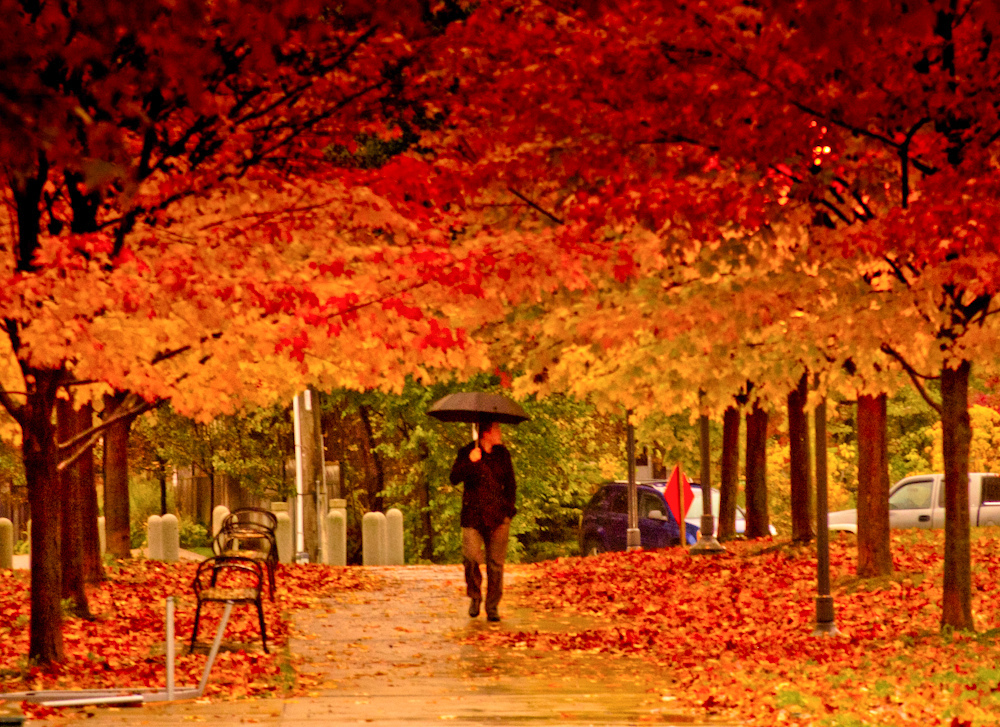
#> input picture images/autumn.jpg, 1000 x 727 px
$ python color-trans.py images/autumn.jpg images/bangkok.JPG images/bangkok.JPG
#> lines starting #> are read from the running program, lines starting #| are printed output that depends on the picture
"""
 ----------------------------------------------------
  @Author: tsukasa
  @Affiliation: Waseda University
  @Email: rinsa@suou.waseda.jp
  @Date: 2018-06-19 16:09:45
  @Last Modified by:   tsukasa
  @Last Modified time: 2018-06-19 17:15:23
 ----------------------------------------------------

  Usage:
   python color-trans.py argvs[1] argvs[2] argvs[3]...

   argvs[1]  :  src image   -->   style
   argvs[2]  :  target image

"""


import numpy as np
import cv2
import sys
import os


def image_stats(image):

  # compute the mean and standard deviation of each channel
  # --------------------------
  # create new function!!
  # |
  # v
  # --------------------------


  # return the color statistics
  return (lMean, lStd, aMean, aStd, bMean, bStd)


def scale_array(arr):

  # NumPy array that has been scaled to be in [0, 255] range

  # --------------------------
  # create new function!!
  # |
  # v
  # --------------------------

  return scaled_arr


## ------------------------------
## load arg
## ------------------------------
argvs = sys.argv
src = argvs[1]
tar = argvs[2]


## ------------------------------
## difine filename
## ------------------------------
filename_src, ext_src = os.path.splitext( os.path.basename(src) )
filename_tar, ext_tar = os.path.splitext( os.path.basename(tar) )
path_src, filefullname_src = os.path.split( src )
path_tar, filefullname_tar = os.path.split( tar )
output = os.path.join(path_src + '/result_src_' + filename_src + '_tar_' + filename_tar + ext_src)

# check name
print("src --> " + filefullname_src)
print("src --> " + filefullname_tar)


## ------------------------------
# load image as lab color
## ------------------------------
source = cv2.cvtColor(cv2.imread(src), cv2.COLOR_BGR2LAB).astype("float32")
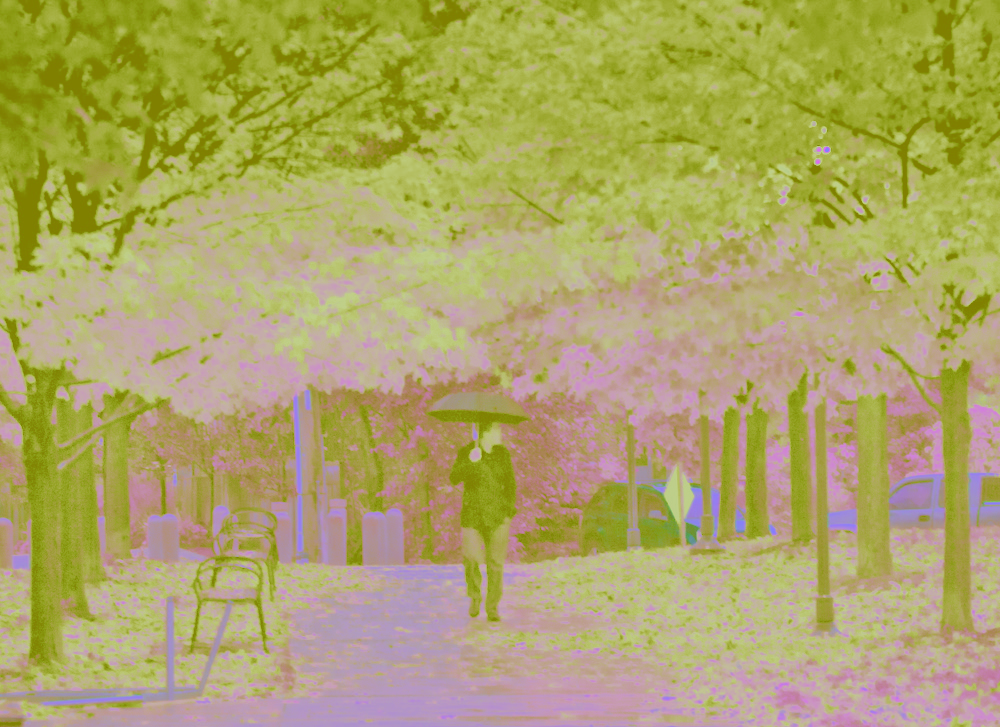
#> source: shape (727, 1000, 3) float32; mean B, G, R 104, 165.4, 174
target = cv2.cvtColor(cv2.imread(tar), cv2.COLOR_BGR2LAB).astype("float32")
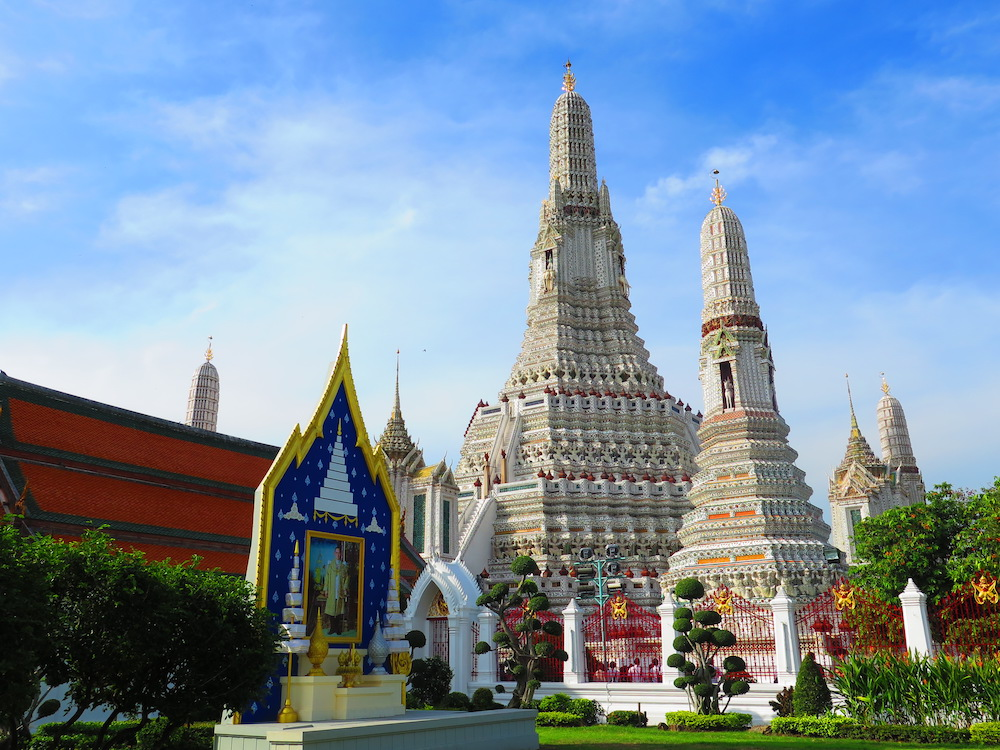
#> input picture images/bangkok.JPG, 1000 x 750 px
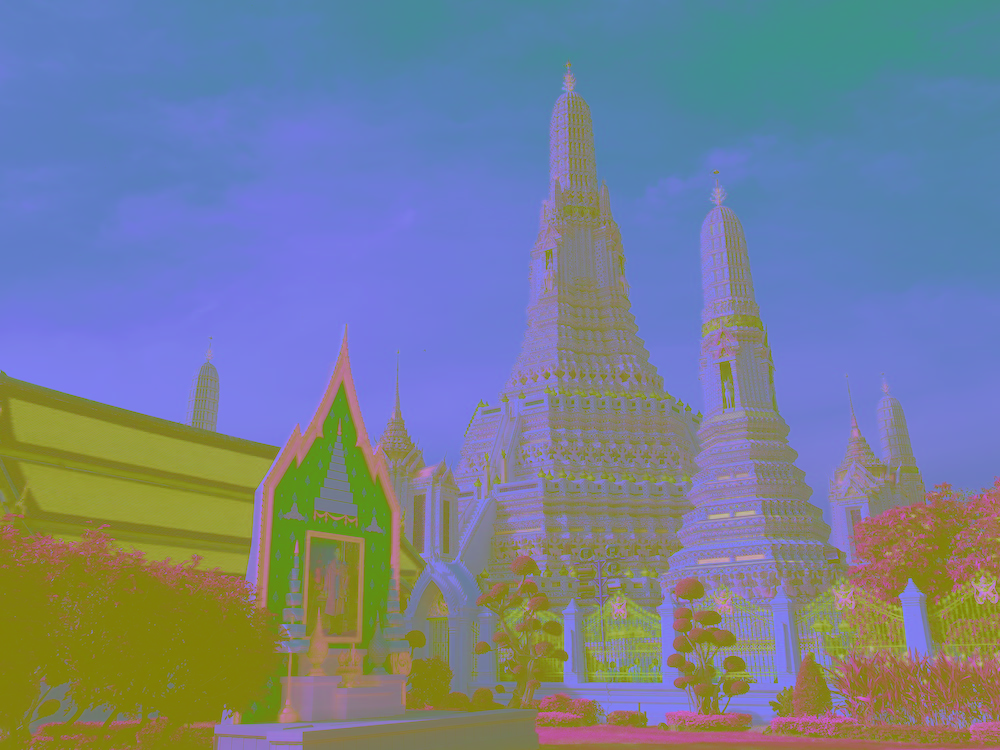
#> target: shape (750, 1000, 3) float32; mean B, G, R 147.5, 127.9, 116.7


## ------------------------------
# calculate std each channel
## ------------------------------

# ---------------------------------
# youn have to create new function here
# |
# v
#
# compute the mean and standard deviation of each channel
# like -->
# (lMeanSrc, lStdSrc, aMeanSrc, aStdSrc, bMeanSrc, bStdSrc) = image_stats(source)
# (lMeanTar, lStdTar, aMeanTar, aStdTar, bMeanTar, bStdTar) = image_stats(target)
#
# ---------------------------------


## ------------------------------
# apply color transfer
## ------------------------------
print("start color transfer")
# subtract the means from the target image
(l, a, b) = cv2.split(target)
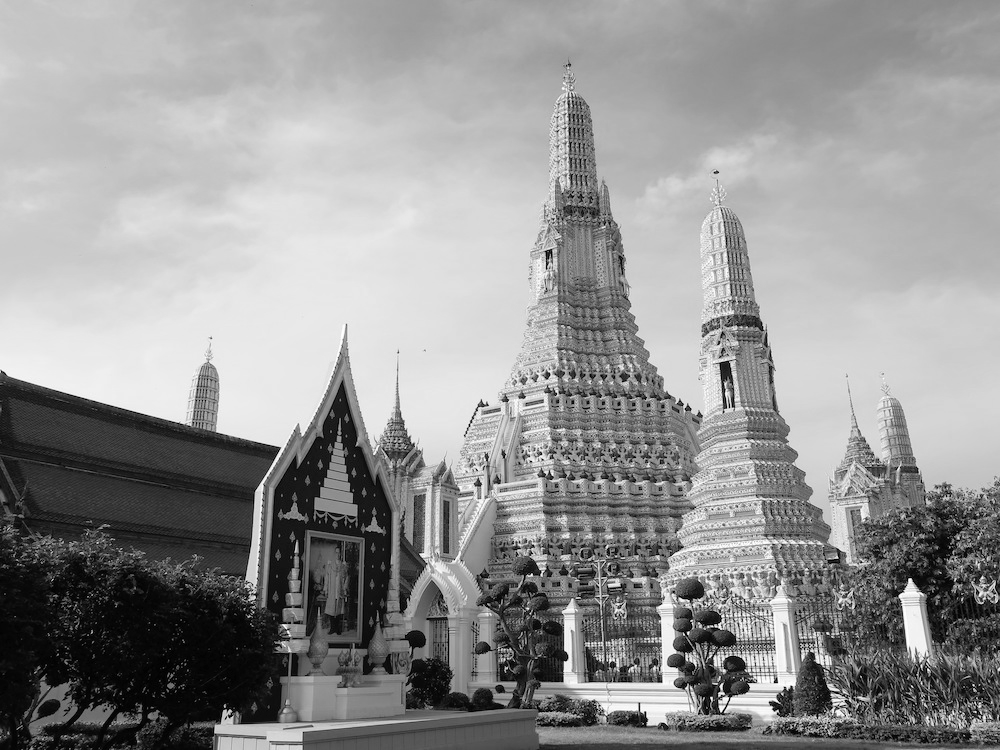
#> l: shape (750, 1000) float32; min 0, max 255, mean 147.5
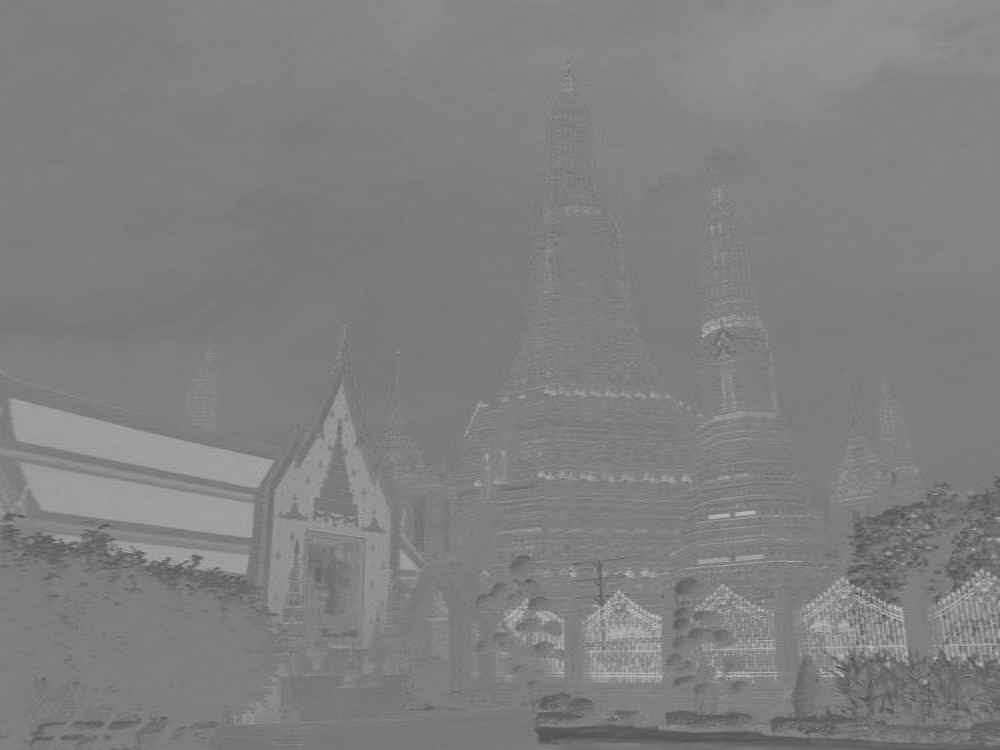
#> a: shape (750, 1000) float32; min 76, max 190, mean 127.9
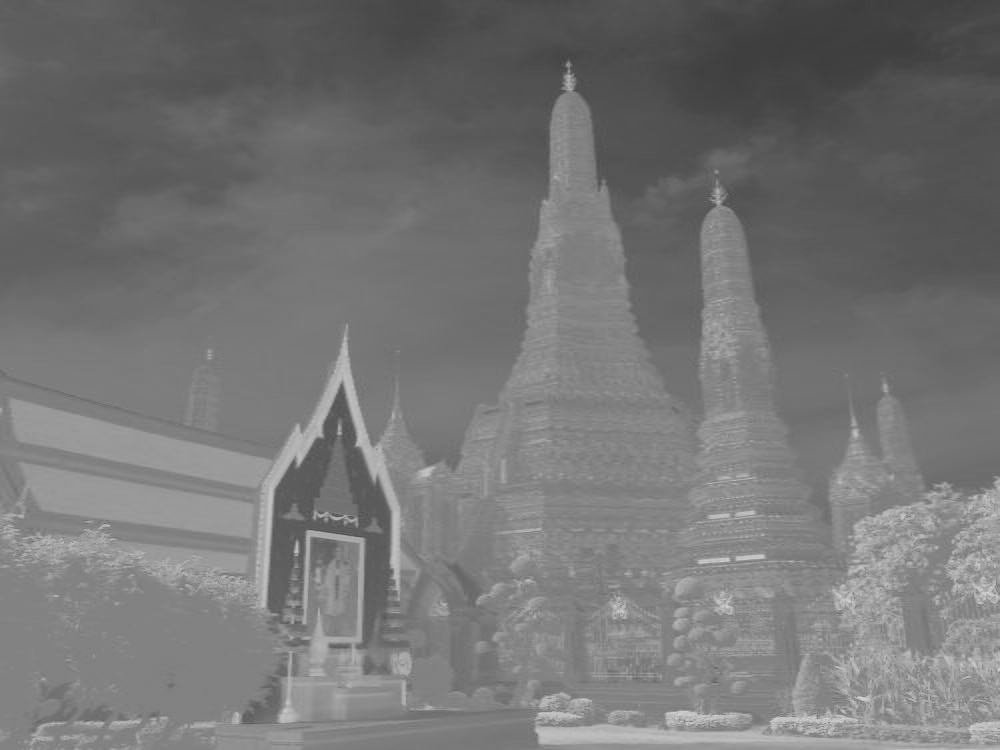
#> b: shape (750, 1000) float32; min 60, max 216, mean 116.8
#> (the run stopped early here; a loop or call above may not have finished)
